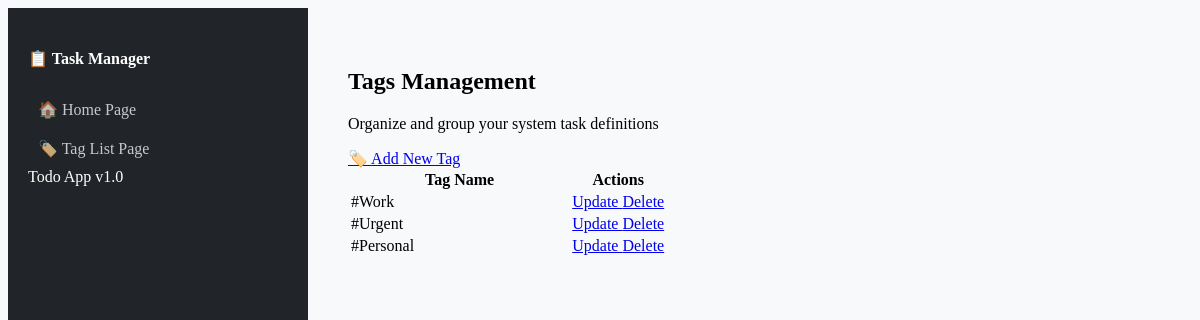
The app's page /tags/ with its own data.
### core/models.py (models this page shows, shortened)
class Tag(models.Model):
    name = models.CharField(max_length=100, unique=True)

### core/views.py (the view)
# urls.py: path("tags/", TagListView.as_view(), name="tag-list"),
class TagListView(generic.ListView):
    model = Tag
    template_name = "core/tag_list.html"
    context_object_name = "tags"

### core/templates/core/tag_list.html (shortened to what this page needs)
{% extends 'core/base.html' %}
{% block content %}
<div class="container-fluid" style="max-width: 900px;">
    <div class="d-flex justify-content-between align-items-center mb-4">
        <div>
            <h2 class="fw-bold mb-1">Tags Management</h2>
            <p class="text-muted small mb-0">Organize and group your system task definitions</p>
        </div>
        <a href="{% url 'core:tag-create' %}" class="btn btn-dark d-flex align-items-center gap-2 px-4 shadow-sm">
            <span>🏷️</span> Add New Tag
        </a>
    </div>
    <div class="card shadow-sm border-0">
        <div class="table-responsive rounded">
            <table class="table table-hover align-middle mb-0">
                <thead class="table-light">
                    <tr>
                        <th scope="col" class="ps-4 py-3 text-secondary text-uppercase fs-7 tracking-wider" style="width: 70%;">Tag Name</th>
                        <th scope="col" class="pe-4 py-3 text-secondary text-uppercase fs-7 tracking-wider text-end">Actions</th>
                    </tr>
                </thead>
                <tbody>
                    {% for tag in tags %}
                        <tr>
                            <td class="ps-4 fw-medium text-dark">
                                <span class="font-monospace text-muted me-1">#</span>{{ tag.name }}
                            </td>
                            <td class="pe-4 text-end">
                                <div class="d-inline-flex gap-2">
                                    <a href="{% url 'core:tag-update' tag.id %}" class="btn btn-sm btn-outline-primary px-3">
                                        Update
                                    </a>
                                    <a href="{% url 'core:tag-delete' tag.id %}" class="btn btn-sm btn-outline-danger px-3">
                                        Delete
                                    </a>
                                </div>
                            </td>
                        </tr>
                    {% endfor %}
                </tbody>
            </table>
        </div>
    </div>
</div>
{% endblock %}

### core/templates/core/base.html (style rules this page uses)
body { min-height: 100vh; display: flex; background-color: #f8f9fa; }

### records on screen
Tag: name "Work"
Tag: name "Urgent"
Tag: name "Personal"
